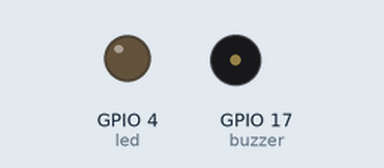
Bench run of a program on a simulated Raspberry Pi (BCM pin numbers). Parts: output pins drawn as LEDs (lit = HIGH), buzzer (waves = sounding, pin HIGH). What the program prints to the terminal is not drawn.

Above: at 2.3 s.
At 6.27 s:
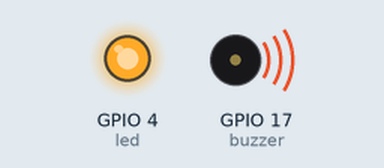
Timing chart, 0 to 6.6 s (numbered marks = the images above):
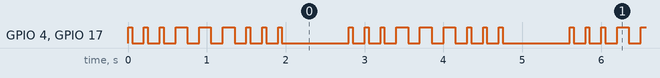

The program:

morseBlinker.py
```python
from time import sleep
from gpiozero import LED
from gpiozero import Buzzer

led = LED(4)
buzzer = Buzzer(17)

# seconds
dot = 0.05
dash = dot * 3
time_between_letters = dash
time_between_words = dot * 7

morse_alphabet = {
    "A": [dot, dash],
    "B": [dash, dot, dot, dot],
    "C": [dash, dot, dash, dot],
    "D": [dash, dot, dot],
    "E": [dot],
    "F": [dot, dot, dash, dot],
    "G": [dash, dash, dot],
    "H": [dot, dot, dot, dot],
    "I": [dot, dot],
    "J": [dot, dash, dash, dash],
    "K": [dash, dot, dash],
    "L": [dot, dash, dot, dot],
    "M": [dash, dash],
    "N": [dash, dot],
    "O": [dash, dash, dash],
    "P": [dot, dash, dash, dot],
    "Q": [dash, dash, dot, dash],
    "R": [dot, dash, dot],
    "S": [dot, dot, dot],
    "T": [dash],
    "U": [dot, dot, dash],
    "V": [dot, dot, dot, dash],
    "W": [dot, dash, dash],
    "X": [dash, dot, dot, dash],
    "Y": [dash, dot, dash, dash],
    "Z": [dash, dash, dot, dot]
}


def convert_to_morse_word(wordStr):
    characters = [char for char in wordStr.upper()]
    word_morse = [
        morse_alphabet[char]
        for char in characters
    ]

    return word_morse

def convert_paragraf_to_morse(paragraf):
    words = paragraf.split(' ')
    morse_words = [convert_to_morse_word(word) for word in words]
    return morse_words

def blink(on_time, off_time):
    led.on()
    buzzer.on()
    sleep(on_time)
    led.off()
    buzzer.off()
    sleep(off_time)

def blink_morse_letter(morse_letter):
    for morse_unit in morse_letter:
        blink(on_time = morse_unit, off_time = time_between_letters)

def blink_morse_word(morse_word):
    for morse_letter in morse_word:
        blink_morse_letter(morse_letter)

def blink_morse(morse_words):
    for morse_word in morse_words:
        blink_morse_word(morse_word)
        sleep(time_between_words)


## main

input = "sos"
print(f'input: {input}')

morse = convert_paragraf_to_morse(input)

print(f'morse: {morse}')

while True:
    blink_morse(morse)
    sleep(time_between_words)
```

Measured:
- by itself, GPIO 4 (led), GPIO 17 (buzzer): repeats every 2.8 s: 2 × (LOW 0.15 s, HIGH 0.05 s), 3 × (LOW 0.15 s, HIGH 0.15 s), 3 × (LOW 0.15 s, HIGH 0.05 s), LOW 0.85 s, HIGH 0.05 s
- by itself, everything shown: repeats every 2.8 s, in 18 steps
